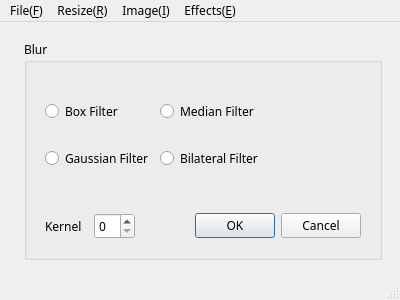
<?xml version="1.0" encoding="UTF-8"?>
<ui version="4.0">
 <class>MainWindow</class>
 <widget class="QMainWindow" name="MainWindow">
  <property name="geometry">
   <rect>
    <x>0</x>
    <y>0</y>
    <width>400</width>
    <height>300</height>
   </rect>
  </property>
  <property name="minimumSize">
   <size>
    <width>400</width>
    <height>300</height>
   </size>
  </property>
  <property name="maximumSize">
   <size>
    <width>400</width>
    <height>300</height>
   </size>
  </property>
  <property name="font">
   <font>
    <family>Bahnschrift SemiLight</family>
   </font>
  </property>
  <property name="windowTitle">
   <string>MainWindow</string>
  </property>
  <widget class="QWidget" name="centralwidget">
   <layout class="QFormLayout" name="formLayout_3">
    <item row="0" column="1">
     <widget class="QStackedWidget" name="stackedWidget">
      <property name="currentIndex">
       <number>1</number>
      </property>
      <widget class="QWidget" name="pageDrag">
       <layout class="QVBoxLayout" name="verticalLayout_2">
        <property name="leftMargin">
         <number>10</number>
        </property>
        <property name="topMargin">
         <number>10</number>
        </property>
        <property name="rightMargin">
         <number>10</number>
        </property>
        <property name="bottomMargin">
         <number>10</number>
        </property>
        <item>
         <widget class="QLabel" name="label">
          <property name="font">
           <font>
            <family>Bahnschrift SemiBold</family>
            <pointsize>15</pointsize>
            <weight>75</weight>
            <bold>true</bold>
           </font>
          </property>
          <property name="styleSheet">
           <string notr="true"/>
          </property>
          <property name="text">
           <string>Drag and Drop Image</string>
          </property>
          <property name="alignment">
           <set>Qt::AlignCenter</set>
          </property>
         </widget>
        </item>
       </layout>
      </widget>
      <widget class="QWidget" name="pageBlur">
       <layout class="QVBoxLayout" name="verticalLayout_3">
        <item>
         <widget class="QGroupBox" name="groupBox">
          <property name="title">
           <string>Blur</string>
          </property>
          <layout class="QVBoxLayout" name="verticalLayout_4">
           <item>
            <widget class="QWidget" name="widget" native="true">
             <layout class="QFormLayout" name="formLayout">
              <item row="1" column="0">
               <widget class="QRadioButton" name="box">
                <property name="text">
                 <string>Box Filter</string>
                </property>
               </widget>
              </item>
              <item row="1" column="1">
               <widget class="QRadioButton" name="median">
                <property name="text">
                 <string>Median Filter</string>
                </property>
               </widget>
              </item>
              <item row="3" column="0">
               <widget class="QRadioButton" name="gaussian">
                <property name="text">
                 <string>Gaussian Filter</string>
                </property>
               </widget>
              </item>
              <item row="3" column="1">
               <widget class="QRadioButton" name="bilateral">
                <property name="text">
                 <string>Bilateral Filter</string>
                </property>
               </widget>
              </item>
              <item row="2" column="0">
               <spacer name="verticalSpacer">
                <property name="orientation">
                 <enum>Qt::Vertical</enum>
                </property>
                <property name="sizeHint" stdset="0">
                 <size>
                  <width>20</width>
                  <height>40</height>
                 </size>
                </property>
               </spacer>
              </item>
              <item row="4" column="0">
               <spacer name="verticalSpacer_2">
                <property name="orientation">
                 <enum>Qt::Vertical</enum>
                </property>
                <property name="sizeHint" stdset="0">
                 <size>
                  <width>20</width>
                  <height>40</height>
                 </size>
                </property>
               </spacer>
              </item>
              <item row="0" column="0">
               <spacer name="verticalSpacer_3">
                <property name="orientation">
                 <enum>Qt::Vertical</enum>
                </property>
                <property name="sizeHint" stdset="0">
                 <size>
                  <width>20</width>
                  <height>40</height>
                 </size>
                </property>
               </spacer>
              </item>
             </layout>
            </widget>
           </item>
           <item>
            <widget class="QWidget" name="widget_2" native="true">
             <layout class="QHBoxLayout" name="horizontalLayout">
              <item>
               <widget class="QLabel" name="label_2">
                <property name="text">
                 <string>Kernel  </string>
                </property>
               </widget>
              </item>
              <item>
               <widget class="QSpinBox" name="kernel"/>
              </item>
              <item>
               <widget class="QDialogButtonBox" name="blurCheck">
                <property name="standardButtons">
                 <set>QDialogButtonBox::Cancel|QDialogButtonBox::Ok</set>
                </property>
               </widget>
              </item>
             </layout>
            </widget>
           </item>
          </layout>
         </widget>
        </item>
       </layout>
      </widget>
      <widget class="QWidget" name="pageCvt">
       <layout class="QVBoxLayout" name="verticalLayout_5">
        <item>
         <widget class="QGroupBox" name="groupBox_2">
          <property name="title">
           <string>cvtColor</string>
          </property>
          <layout class="QVBoxLayout" name="verticalLayout_6">
           <item>
            <widget class="QWidget" name="widget_3" native="true">
             <layout class="QFormLayout" name="formLayout_2">
              <item row="1" column="0">
               <widget class="QRadioButton" name="gray">
                <property name="text">
                 <string>Gray model</string>
                </property>
               </widget>
              </item>
              <item row="1" column="1">
               <widget class="QRadioButton" name="hsv">
                <property name="text">
                 <string>HSV model</string>
                </property>
               </widget>
              </item>
              <item row="3" column="0">
               <widget class="QRadioButton" name="hsl">
                <property name="text">
                 <string>HSL model</string>
                </property>
               </widget>
              </item>
              <item row="3" column="1">
               <widget class="QRadioButton" name="ycrcb">
                <property name="text">
                 <string>YCrCb model</string>
                </property>
               </widget>
              </item>
              <item row="2" column="0">
               <spacer name="verticalSpacer_4">
                <property name="orientation">
                 <enum>Qt::Vertical</enum>
                </property>
                <property name="sizeHint" stdset="0">
                 <size>
                  <width>20</width>
                  <height>40</height>
                 </size>
                </property>
               </spacer>
              </item>
              <item row="4" column="0">
               <spacer name="verticalSpacer_5">
                <property name="orientation">
                 <enum>Qt::Vertical</enum>
                </property>
                <property name="sizeHint" stdset="0">
                 <size>
                  <width>20</width>
                  <height>40</height>
                 </size>
                </property>
               </spacer>
              </item>
              <item row="0" column="0">
               <spacer name="verticalSpacer_6">
                <property name="orientation">
                 <enum>Qt::Vertical</enum>
                </property>
                <property name="sizeHint" stdset="0">
                 <size>
                  <width>20</width>
                  <height>40</height>
                 </size>
                </property>
               </spacer>
              </item>
             </layout>
            </widget>
           </item>
           <item>
            <widget class="QWidget" name="widget_4" native="true">
             <layout class="QHBoxLayout" name="horizontalLayout_2">
              <item>
               <widget class="QDialogButtonBox" name="cvtCheck">
                <property name="standardButtons">
                 <set>QDialogButtonBox::Cancel|QDialogButtonBox::Ok</set>
                </property>
               </widget>
              </item>
             </layout>
            </widget>
           </item>
          </layout>
         </widget>
        </item>
       </layout>
      </widget>
      <widget class="QWidget" name="pageChaannel">
       <layout class="QVBoxLayout" name="verticalLayout_7">
        <item>
         <widget class="QGroupBox" name="groupBox_3">
          <property name="title">
           <string>Channel</string>
          </property>
          <layout class="QVBoxLayout" name="verticalLayout_8">
           <item>
            <widget class="QWidget" name="widget_5" native="true">
             <layout class="QFormLayout" name="formLayout_4">
              <property name="horizontalSpacing">
               <number>30</number>
              </property>
              <property name="topMargin">
               <number>0</number>
              </property>
              <property name="rightMargin">
               <number>50</number>
              </property>
              <item row="0" column="0">
               <widget class="QLabel" name="label_3">
                <property name="text">
                 <string>Blue</string>
                </property>
               </widget>
              </item>
              <item row="0" column="1">
               <widget class="QSlider" name="blueSlider">
                <property name="orientation">
                 <enum>Qt::Horizontal</enum>
                </property>
               </widget>
              </item>
              <item row="1" column="0">
               <widget class="QLabel" name="label_4">
                <property name="text">
                 <string>Green</string>
                </property>
               </widget>
              </item>
              <item row="1" column="1">
               <widget class="QSlider" name="greenSlider">
                <property name="orientation">
                 <enum>Qt::Horizontal</enum>
                </property>
               </widget>
              </item>
              <item row="2" column="0">
               <widget class="QLabel" name="label_5">
                <property name="text">
                 <string>Red</string>
                </property>
               </widget>
              </item>
              <item row="2" column="1">
               <widget class="QSlider" name="redSlider">
                <property name="orientation">
                 <enum>Qt::Horizontal</enum>
                </property>
               </widget>
              </item>
              <item row="3" column="0">
               <widget class="QLabel" name="label_6">
                <property name="text">
                 <string>Contrast</string>
                </property>
               </widget>
              </item>
              <item row="3" column="1">
               <widget class="QSlider" name="contrastSlider">
                <property name="orientation">
                 <enum>Qt::Horizontal</enum>
                </property>
               </widget>
              </item>
              <item row="4" column="0">
               <widget class="QLabel" name="label_7">
                <property name="text">
                 <string>Brightness</string>
                </property>
               </widget>
              </item>
              <item row="4" column="1">
               <widget class="QSlider" name="brightnessSlider">
                <property name="orientation">
                 <enum>Qt::Horizontal</enum>
                </property>
               </widget>
              </item>
             </layout>
            </widget>
           </item>
           <item>
            <widget class="QWidget" name="widget_10" native="true">
             <layout class="QHBoxLayout" name="horizontalLayout_6">
              <item>
               <widget class="QDialogButtonBox" name="channelCheck">
                <property name="standardButtons">
                 <set>QDialogButtonBox::Cancel|QDialogButtonBox::Ok</set>
                </property>
               </widget>
              </item>
             </layout>
            </widget>
           </item>
          </layout>
         </widget>
        </item>
       </layout>
      </widget>
      <widget class="QWidget" name="pageSharpen">
       <layout class="QVBoxLayout" name="verticalLayout">
        <item>
         <widget class="QGroupBox" name="groupBox_4">
          <property name="title">
           <string>Sharpen</string>
          </property>
          <layout class="QVBoxLayout" name="verticalLayout_9">
           <item>
            <widget class="QWidget" name="widget_6" native="true">
             <layout class="QFormLayout" name="formLayout_5">
              <property name="horizontalSpacing">
               <number>25</number>
              </property>
              <property name="leftMargin">
               <number>11</number>
              </property>
              <property name="rightMargin">
               <number>25</number>
              </property>
              <item row="1" column="0">
               <widget class="QRadioButton" name="general">
                <property name="text">
                 <string>General</string>
                </property>
               </widget>
              </item>
              <item row="1" column="1">
               <widget class="QSlider" name="generalSlider">
                <property name="orientation">
                 <enum>Qt::Horizontal</enum>
                </property>
               </widget>
              </item>
              <item row="3" column="0">
               <widget class="QRadioButton" name="laplacian">
                <property name="text">
                 <string>Laplacian</string>
                </property>
               </widget>
              </item>
              <item row="3" column="1">
               <widget class="QSlider" name="laplacianSlider">
                <property name="orientation">
                 <enum>Qt::Horizontal</enum>
                </property>
               </widget>
              </item>
              <item row="0" column="0">
               <spacer name="verticalSpacer_7">
                <property name="orientation">
                 <enum>Qt::Vertical</enum>
                </property>
                <property name="sizeHint" stdset="0">
                 <size>
                  <width>20</width>
                  <height>40</height>
                 </size>
                </property>
               </spacer>
              </item>
              <item row="2" column="0">
               <spacer name="verticalSpacer_8">
                <property name="orientation">
                 <enum>Qt::Vertical</enum>
                </property>
                <property name="sizeHint" stdset="0">
                 <size>
                  <width>20</width>
                  <height>40</height>
                 </size>
                </property>
               </spacer>
              </item>
              <item row="4" column="0">
               <spacer name="verticalSpacer_9">
                <property name="orientation">
                 <enum>Qt::Vertical</enum>
                </property>
                <property name="sizeHint" stdset="0">
                 <size>
                  <width>20</width>
                  <height>40</height>
                 </size>
                </property>
               </spacer>
              </item>
             </layout>
            </widget>
           </item>
           <item>
            <widget class="QWidget" name="widget_7" native="true">
             <layout class="QHBoxLayout" name="horizontalLayout_3">
              <item>
               <widget class="QDialogButtonBox" name="sharpenCheck">
                <property name="standardButtons">
                 <set>QDialogButtonBox::Cancel|QDialogButtonBox::Ok</set>
                </property>
               </widget>
              </item>
             </layout>
            </widget>
           </item>
          </layout>
         </widget>
        </item>
       </layout>
      </widget>
      <widget class="QWidget" name="pageColor">
       <layout class="QVBoxLayout" name="verticalLayout_10">
        <item>
         <widget class="QGroupBox" name="groupBox_5">
          <property name="title">
           <string>Color Effects</string>
          </property>
          <layout class="QVBoxLayout" name="verticalLayout_11">
           <item>
            <widget class="QScrollArea" name="scrollArea">
             <property name="widgetResizable">
              <bool>true</bool>
             </property>
             <widget class="QWidget" name="scrollAreaWidgetContents">
              <property name="geometry">
               <rect>
                <x>0</x>
                <y>0</y>
                <width>138</width>
                <height>196</height>
               </rect>
              </property>
              <layout class="QVBoxLayout" name="verticalLayout_12">
               <item>
                <widget class="QRadioButton" name="blueEffect">
                 <property name="text">
                  <string>Blue Effect</string>
                 </property>
                </widget>
               </item>
               <item>
                <widget class="QRadioButton" name="greenEffect">
                 <property name="text">
                  <string>Green Effect</string>
                 </property>
                </widget>
               </item>
               <item>
                <widget class="QRadioButton" name="redEffect">
                 <property name="text">
                  <string>Red Effect</string>
                 </property>
                </widget>
               </item>
               <item>
                <widget class="QRadioButton" name="casting">
                 <property name="text">
                  <string>Casting Effect</string>
                 </property>
                </widget>
               </item>
               <item>
                <widget class="QRadioButton" name="comic">
                 <property name="text">
                  <string>Comic Effect</string>
                 </property>
                </widget>
               </item>
               <item>
                <widget class="QRadioButton" name="frozen">
                 <property name="text">
                  <string>Frozen Like Effect</string>
                 </property>
                </widget>
               </item>
               <item>
                <widget class="QRadioButton" name="reverse">
                 <property name="text">
                  <string>Reverse / Negative</string>
                 </property>
                </widget>
               </item>
               <item>
                <widget class="QRadioButton" name="vintage">
                 <property name="text">
                  <string>Vintage Effect</string>
                 </property>
                </widget>
               </item>
              </layout>
             </widget>
            </widget>
           </item>
           <item>
            <widget class="QWidget" name="widget_8" native="true">
             <layout class="QHBoxLayout" name="horizontalLayout_4">
              <item>
               <widget class="QDialogButtonBox" name="colorCheck">
                <property name="standardButtons">
                 <set>QDialogButtonBox::Cancel|QDialogButtonBox::Ok</set>
                </property>
               </widget>
              </item>
             </layout>
            </widget>
           </item>
          </layout>
         </widget>
        </item>
       </layout>
      </widget>
      <widget class="QWidget" name="pageSpecial">
       <layout class="QVBoxLayout" name="verticalLayout_13">
        <item>
         <widget class="QGroupBox" name="groupBox_6">
          <property name="title">
           <string>Special Effects</string>
          </property>
          <layout class="QVBoxLayout" name="verticalLayout_14">
           <item>
            <widget class="QScrollArea" name="scrollArea_2">
             <property name="widgetResizable">
              <bool>true</bool>
             </property>
             <widget class="QWidget" name="scrollAreaWidgetContents_2">
              <property name="geometry">
               <rect>
                <x>0</x>
                <y>0</y>
                <width>319</width>
                <height>196</height>
               </rect>
              </property>
              <layout class="QVBoxLayout" name="verticalLayout_15">
               <item>
                <widget class="QRadioButton" name="side">
                 <property name="text">
                  <string>Side Leakage</string>
                 </property>
                </widget>
               </item>
               <item>
                <widget class="QRadioButton" name="diagonal">
                 <property name="text">
                  <string>Diagonal Leakage</string>
                 </property>
                </widget>
               </item>
               <item>
                <widget class="QRadioButton" name="engraving">
                 <property name="text">
                  <string>Engraving Leakage</string>
                 </property>
                </widget>
               </item>
               <item>
                <widget class="QRadioButton" name="lightStripe">
                 <property name="text">
                  <string>Light Stripe Leakage</string>
                 </property>
                </widget>
               </item>
               <item>
                <widget class="QRadioButton" name="darkStripe">
                 <property name="text">
                  <string>Dark Stripe Leakage</string>
                 </property>
                </widget>
               </item>
               <item>
                <widget class="QRadioButton" name="noise">
                 <property name="text">
                  <string>Noise</string>
                 </property>
                </widget>
               </item>
               <item>
                <widget class="QRadioButton" name="lightening">
                 <property name="text">
                  <string>Lightening</string>
                 </property>
                </widget>
               </item>
               <item>
                <widget class="QRadioButton" name="vignetting">
                 <property name="text">
                  <string>Vignetting</string>
                 </property>
                </widget>
               </item>
              </layout>
             </widget>
            </widget>
           </item>
           <item>
            <widget class="QWidget" name="widget_9" native="true">
             <layout class="QHBoxLayout" name="horizontalLayout_5">
              <item>
               <widget class="QDialogButtonBox" name="specialCheck">
                <property name="standardButtons">
                 <set>QDialogButtonBox::Cancel|QDialogButtonBox::Ok</set>
                </property>
               </widget>
              </item>
             </layout>
            </widget>
           </item>
          </layout>
         </widget>
        </item>
       </layout>
      </widget>
      <widget class="QWidget" name="page">
       <layout class="QVBoxLayout" name="verticalLayout_17">
        <item>
         <widget class="QGroupBox" name="groupBox_7">
          <property name="title">
           <string>Crop / Resize</string>
          </property>
          <layout class="QVBoxLayout" name="verticalLayout_16">
           <item>
            <widget class="QWidget" name="widget_11" native="true">
             <layout class="QHBoxLayout" name="horizontalLayout_7">
              <item>
               <widget class="QRadioButton" name="rectangle">
                <property name="text">
                 <string>Rectangle Range</string>
                </property>
               </widget>
              </item>
              <item>
               <widget class="QRadioButton" name="selfselect">
                <property name="text">
                 <string>Self-selected Range</string>
                </property>
               </widget>
              </item>
             </layout>
            </widget>
           </item>
           <item>
            <widget class="QDialogButtonBox" name="cropCheck">
             <property name="standardButtons">
              <set>QDialogButtonBox::Cancel|QDialogButtonBox::Ok</set>
             </property>
            </widget>
           </item>
           <item>
            <widget class="QWidget" name="widget_12" native="true">
             <layout class="QHBoxLayout" name="horizontalLayout_8">
              <property name="spacing">
               <number>20</number>
              </property>
              <property name="rightMargin">
               <number>20</number>
              </property>
              <item>
               <widget class="QLabel" name="label_9">
                <property name="text">
                 <string>percantage (%) </string>
                </property>
               </widget>
              </item>
              <item>
               <widget class="QSlider" name="sizeSlider">
                <property name="orientation">
                 <enum>Qt::Horizontal</enum>
                </property>
               </widget>
              </item>
             </layout>
            </widget>
           </item>
           <item>
            <widget class="QDialogButtonBox" name="sizeCheck">
             <property name="standardButtons">
              <set>QDialogButtonBox::Cancel|QDialogButtonBox::Ok</set>
             </property>
            </widget>
           </item>
          </layout>
         </widget>
        </item>
       </layout>
      </widget>
      <widget class="QWidget" name="page_2">
       <layout class="QVBoxLayout" name="verticalLayout_18">
        <item>
         <widget class="QGroupBox" name="groupBox_8">
          <property name="title">
           <string>Rotate</string>
          </property>
          <layout class="QVBoxLayout" name="verticalLayout_19">
           <item>
            <widget class="QWidget" name="widget_13" native="true">
             <layout class="QGridLayout" name="gridLayout">
              <property name="leftMargin">
               <number>25</number>
              </property>
              <property name="topMargin">
               <number>11</number>
              </property>
              <property name="rightMargin">
               <number>25</number>
              </property>
              <property name="bottomMargin">
               <number>11</number>
              </property>
              <property name="horizontalSpacing">
               <number>25</number>
              </property>
              <property name="verticalSpacing">
               <number>8</number>
              </property>
              <item row="0" column="0">
               <spacer name="verticalSpacer_10">
                <property name="orientation">
                 <enum>Qt::Vertical</enum>
                </property>
                <property name="sizeHint" stdset="0">
                 <size>
                  <width>20</width>
                  <height>40</height>
                 </size>
                </property>
               </spacer>
              </item>
              <item row="2" column="0">
               <spacer name="verticalSpacer_11">
                <property name="orientation">
                 <enum>Qt::Vertical</enum>
                </property>
                <property name="sizeHint" stdset="0">
                 <size>
                  <width>20</width>
                  <height>40</height>
                 </size>
                </property>
               </spacer>
              </item>
              <item row="3" column="1">
               <widget class="QPushButton" name="cclockwise">
                <property name="text">
                 <string>Counterclockwise</string>
                </property>
               </widget>
              </item>
              <item row="1" column="0">
               <widget class="QPushButton" name="vertical">
                <property name="text">
                 <string>Vertical Rotate</string>
                </property>
               </widget>
              </item>
              <item row="4" column="0">
               <spacer name="verticalSpacer_12">
                <property name="orientation">
                 <enum>Qt::Vertical</enum>
                </property>
                <property name="sizeHint" stdset="0">
                 <size>
                  <width>20</width>
                  <height>40</height>
                 </size>
                </property>
               </spacer>
              </item>
              <item row="3" column="0">
               <widget class="QPushButton" name="clockwise">
                <property name="text">
                 <string>Clockwise</string>
                </property>
               </widget>
              </item>
              <item row="1" column="1">
               <widget class="QPushButton" name="horizontal">
                <property name="text">
                 <string>Horizotal Rotate</string>
                </property>
               </widget>
              </item>
             </layout>
            </widget>
           </item>
           <item>
            <widget class="QWidget" name="widget_14" native="true">
             <layout class="QHBoxLayout" name="horizontalLayout_9">
              <item>
               <widget class="QDialogButtonBox" name="rotateCheck">
                <property name="standardButtons">
                 <set>QDialogButtonBox::Cancel|QDialogButtonBox::Ok</set>
                </property>
               </widget>
              </item>
             </layout>
            </widget>
           </item>
          </layout>
         </widget>
        </item>
       </layout>
      </widget>
     </widget>
    </item>
   </layout>
  </widget>
  <widget class="QMenuBar" name="menubar">
   <property name="geometry">
    <rect>
     <x>0</x>
     <y>0</y>
     <width>400</width>
     <height>20</height>
    </rect>
   </property>
   <widget class="QMenu" name="menuFile">
    <property name="title">
     <string>File(&amp;F)</string>
    </property>
    <addaction name="open"/>
    <addaction name="save"/>
   </widget>
   <widget class="QMenu" name="menuResize">
    <property name="title">
     <string>Resize(&amp;R)</string>
    </property>
    <addaction name="Crop"/>
    <addaction name="Rotate"/>
   </widget>
   <widget class="QMenu" name="menuImage">
    <property name="title">
     <string>Image(&amp;I)</string>
    </property>
    <addaction name="Blur"/>
    <addaction name="CvtColor"/>
    <addaction name="Channel"/>
    <addaction name="Sharpen"/>
   </widget>
   <widget class="QMenu" name="menuEffects">
    <property name="title">
     <string>Effects(&amp;E)</string>
    </property>
    <addaction name="Color"/>
    <addaction name="Special"/>
   </widget>
   <addaction name="menuFile"/>
   <addaction name="menuResize"/>
   <addaction name="menuImage"/>
   <addaction name="menuEffects"/>
  </widget>
  <widget class="QStatusBar" name="statusbar"/>
  <action name="open">
   <property name="text">
    <string>Open</string>
   </property>
  </action>
  <action name="save">
   <property name="text">
    <string>Save</string>
   </property>
  </action>
  <action name="undo">
   <property name="text">
    <string>Undo</string>
   </property>
  </action>
  <action name="Blur">
   <property name="text">
    <string>Blur</string>
   </property>
  </action>
  <action name="CvtColor">
   <property name="text">
    <string>cvtColor</string>
   </property>
  </action>
  <action name="Channel">
   <property name="text">
    <string>Channel</string>
   </property>
  </action>
  <action name="Sharpen">
   <property name="text">
    <string>Sharpen</string>
   </property>
  </action>
  <action name="Color">
   <property name="text">
    <string>Color</string>
   </property>
  </action>
  <action name="Special">
   <property name="text">
    <string>Special</string>
   </property>
  </action>
  <action name="Crop">
   <property name="text">
    <string>Resize / Crop</string>
   </property>
  </action>
  <action name="Rotate">
   <property name="text">
    <string>Rotate</string>
   </property>
  </action>
 </widget>
 <resources/>
 <connections/>
</ui>
